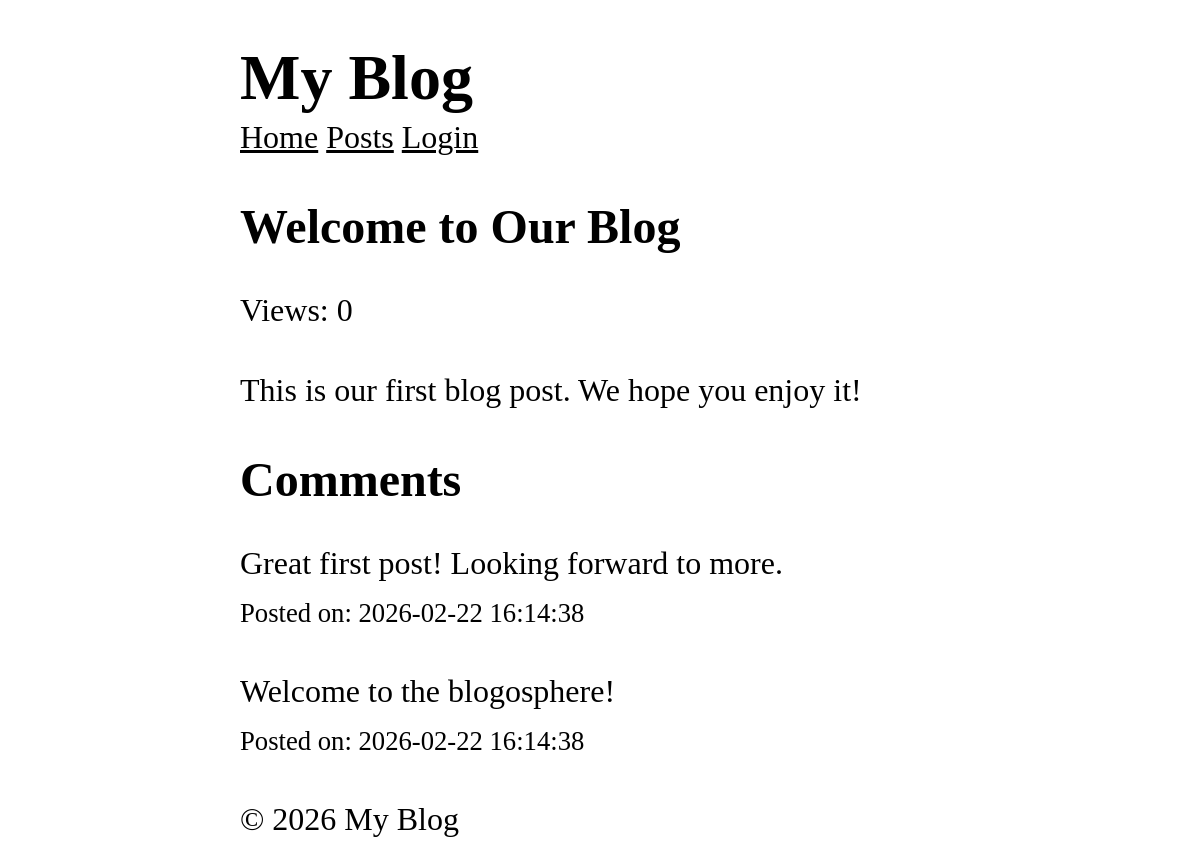
/posts/1, run on the app's committed database.
### tables this page shows
CREATE TABLE posts (
    id INTEGER PRIMARY KEY AUTOINCREMENT,
    title TEXT NOT NULL,
    content TEXT NOT NULL,
    views INTEGER DEFAULT 0,
    user_id INTEGER NOT NULL,
    created_at DATETIME DEFAULT CURRENT_TIMESTAMP,
    FOREIGN KEY (user_id) REFERENCES users (id)
);

CREATE TABLE comments (
    id INTEGER PRIMARY KEY AUTOINCREMENT,
    content TEXT NOT NULL,
    user_id INTEGER NOT NULL,
    post_id INTEGER NOT NULL,
    created_at DATETIME DEFAULT CURRENT_TIMESTAMP,
    FOREIGN KEY (user_id) REFERENCES users (id),
    FOREIGN KEY (post_id) REFERENCES posts (id)
);

### core/View.php (called while the page is built, shortened)
<?php
class View {
    protected static $globals = [];
    public static function share(string $key, mixed $value): void {
        static::$globals[$key] = $value;
    }
    public static function render(string $template, array $data = [], ?string $layout = null): string {
        $data = [...static::$globals, ...$data];
        $content = static::renderTemplate(
            $template,
            $data
        );
        return static::renderLayout($layout, $data, $content);
    }
    protected static function renderTemplate(string $template, array $data): string {
        extract($data);
        $path = dirname(__DIR__). "/app/Views/$template.php";
        require $path;
        return ob_get_clean();
    }
    protected static function renderLayout(?string $template, array $data, string $content): string {
        return ob_get_clean();
    }
}

### app/Controllers/PostController.php (called while the page is built, shortened)
<?php
class PostController {
    public function show($id) {
        $post = Post::find($id);
        $comments = Comment::forPost($id);
        return View::render(
            template: 'post/show',
            layout: 'layouts/main',
            data: ['post' => $post, 'comments' => $comments]
        );
    }
}

### public/index.php (called while the page is built, shortened)
<?php
$router = new Router();
$uri = parse_url($_SERVER['REQUEST_URI'], PHP_URL_PATH);
$method = $_SERVER['REQUEST_METHOD'];
$router->dispatch($uri, $method);

### core/App.php (called while the page is built, shortened)
<?php
class App {
    protected static $container = [];
    public static function bind(string $key, mixed $value): void {
        static::$container[$key] = $value;
    }
    public static function get(string $key): mixed {
        return static::$container[$key];
    }
}

### core/Model.php (called while the page is built, shortened)
<?php
abstract class Model {
    protected static string $table;
    public static function find(mixed $id): ?static {
        $db = App::get('database');
        return $db->fetch("SELECT * FROM " . static::$table . " WHERE id = ?", [$id], static::class);
    }
}

### core/Database.php (called while the page is built, shortened)
<?php
class Database {
    protected $pdo;
    public function __construct(array $config) {
        try {
            $dsn = $this->createDsn($config);
            $username = $config['username'] ?? null;
            $password = $config['password'] ?? null;
            $options = $config['options'] ?? null;
            $this->pdo = new PDO($dsn, $username, $password, $options);
            $this->pdo->setAttribute(PDO::ATTR_ERRMODE, PDO::ERRMODE_EXCEPTION);
        } catch (PDOException $e) {
            throw new Exception("Could not connect to the database");
        }
    }
    protected function createDsn(array $config): string {
        $driver = $config['driver'];
        $dbname = $config['dbname'];
        return match($driver) {
            'sqlite' => "sqlite:$dbname",
            default => throw new Exception("Unsupported database driver: $driver")
        };
    }
    public function query(string $sql, array $params = []): PDOStatement {
        $stmt = $this->pdo->prepare($sql);
        $stmt->execute($params);
        return $stmt;
    }
    public function fetchAll(string $sql, array $params = [], ?string $className = null): array {
        $stmt = $this->query($sql, $params);
        return $className
            ? $stmt->fetchAll(PDO::FETCH_CLASS, $className)
            : $stmt->fetchAll(PDO::FETCH_ASSOC);
    }
    public function fetch(string $sql, array $params = [], ?string $className = null): mixed {
        $stmt = $this->query($sql, $params);
        $stmt->setFetchMode(
            $className ? PDO::FETCH_CLASS : PDO::FETCH_ASSOC, $className
        );
        return $stmt->fetch();
    }
}

### app/Models/Comment.php (called while the page is built, shortened)
<?php
class Comment extends Model {
    public static function forPost($postId): array {
        $db = App::get('database');
        return $db->fetchAll(
            "SELECT * FROM comments WHERE post_id = ? ORDER BY created_at DESC",
            [$postId],
            static::class
        );
    }
}

### app/Views/post/show.php (the view)
<article>
    <h1><?= htmlspecialchars($post->title) ?></h1>
    <p>Views: <?= $post->views ?></p>
    <p>
        <?=  nl2br(htmlspecialchars($post->content)) ?>
    </p>
</article>
<section>
    <h2>Comments</h2>
    <?php foreach($comments as $comment): ?>
        <div>
            <p>
             <?=  nl2br(htmlspecialchars($comment->content)) ?>
            </p>
            <small>Posted on: <?=  $comment->created_at ?></small>
        </div>
    <?php endforeach; ?>
</section>

### public/style.css (style rules this page uses)
*, *::before, *::after { box-sizing: border-box; }
html { -moz-text-size-adjust: none; -webkit-text-size-adjust: none; text-size-adjust: none; }
body, h1, h2, h3, h4, p, figure, blockquote, dl, dd { margin-block-end: 0; }
body { min-height: 100vh; line-height: 1.5; max-width: 60%; margin-left: auto; margin-right: auto; font-size: 2em; font-family: Cambria, Cochin, Georgia, Times, 'Times New Roman', serif; }
h1, h2, h3, h4, button, input, label { line-height: 1.1; }
h1, h2, h3, h4 { text-wrap: balance; }

### data on the page
posts: title "Welcome to Our Blog", views "0", content "This is our first blog post. We hope you enjoy it!"
comments: content "Great first post! Looking forward to more.", created_at "2026-02-22 16:14:38"
comments: content "Welcome to the blogosphere!", created_at "2026-02-22 16:14:38"
